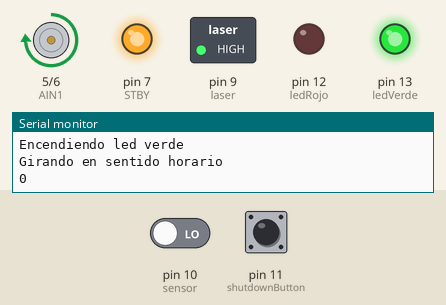
Simulated run of this sketch. Board: Arduino Uno, built with avr-gcc and run on an emulated ATmega328P. Shown: motor-driver pin pairs drawn as motors (green arrow = first pin HIGH = forward, orange = second pin HIGH = backward, longer = more drive, scaled by the enable pin, stopped while the standby pin is LOW), switched loads named in the sketch (green lamp = pin HIGH), output pins drawn as LEDs (lit = HIGH), the last lines printed to the serial monitor. Inputs (shaded band) come from the test bench; at power-on: pin 11 (shutdownButton) HIGH, pin 10 (sensor) LOW.

Above: at 1.2 s.
1.3 s: pin 11 (shutdownButton) pulled LOW for 3.2 s
At 6.2 s:
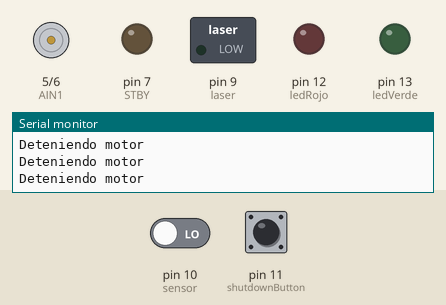
6.5 s: pin 11 (shutdownButton) pulled LOW for 0.15 s
At 8.2 s:
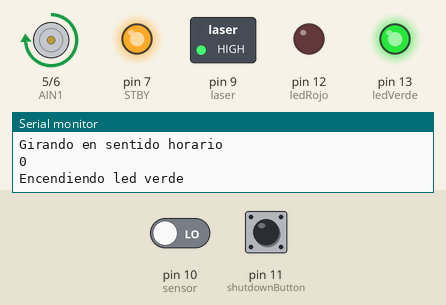
8.5 s: pin 10 (sensor) driven HIGH
At 9.2 s:
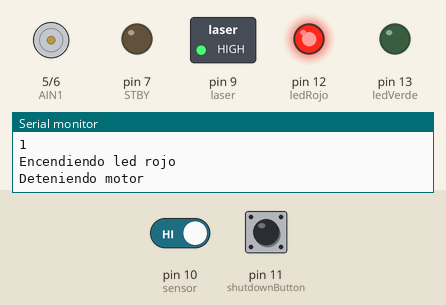
10.0 s: pin 10 (sensor) driven LOW
At 11.2 s:
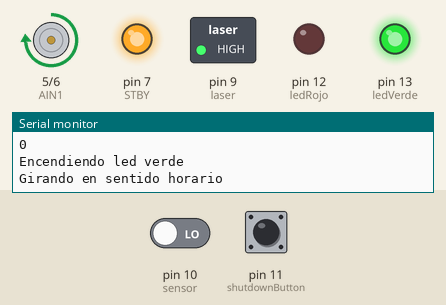
11.5 s: pin 11 (shutdownButton) pulsed LOW 5 times (0.12 s each, 0.3 s apart)
At 14.0 s:
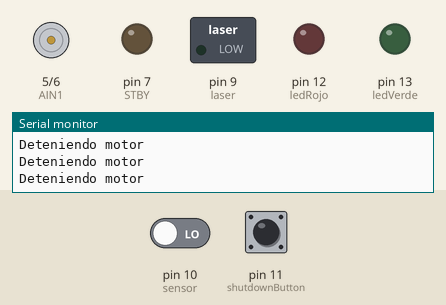
16.0 s: pin 11 (shutdownButton) pulsed LOW 2 times (0.12 s each, 0.3 s apart)
At 17.8 s:
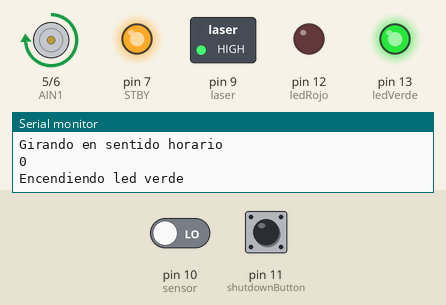
Timing chart, 0 to 19.3 s (numbered marks = the images above; inputs shaded):
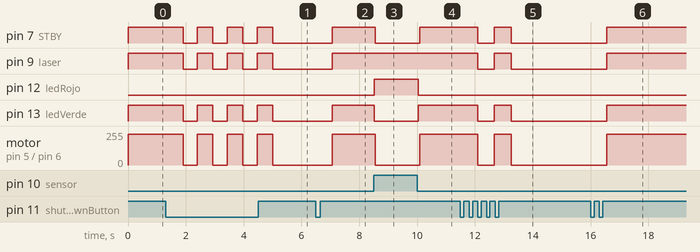

The sketch:

test.ino
```cpp
const int ledRojo = 12;
const int ledVerde = 13;
const int sensor = 10;
const int laser = 9;
const int shutdownButton = 11;
bool active = true;
const int PWM1 = 3;
const int AIN2 = 6;
const int AIN1 = 5;
const int STBY = 7;
const int speed = 230;

void setup() {
  initializePines();
  initialValues();
  detenerMotor();

  Serial.begin(9600);  //initialise serial monitor
  Serial.println("Arduino iniciado");
}

void loop() {
  handleButton();
  if (active == true){
    if (digitalRead(laser) == LOW) {
      digitalWrite(laser, HIGH);
    }
    handleActivationLogic();
  } else {
    stopProgram();
  }
}

void initializePines() {
  pinMode(sensor,INPUT);
  pinMode(ledRojo,OUTPUT);
  pinMode(ledVerde, OUTPUT);
  pinMode(laser, OUTPUT);
  pinMode(shutdownButton, INPUT);
  pinMode(AIN1, OUTPUT);
  pinMode(AIN2, OUTPUT);
  pinMode(PWM1, OUTPUT);
  pinMode(STBY, OUTPUT);
}

void initialValues() {
  digitalWrite(laser, HIGH);
  digitalWrite(ledRojo, LOW);
  digitalWrite(ledVerde, LOW);
}

void handleButton() {
  int buttonState = digitalRead(shutdownButton);
  if (buttonState == LOW) {
    active = !active;
    Serial.println("Cambiando modo del programa a ");
    Serial.println(active ? "Activado" : "Desactivado");
    delay(500);
  }
}

void handleActivationLogic() {
  int temp=digitalRead(sensor);      //assign value of LDR sensor to a temporary variable
  Serial.println(temp);         //send only the value directly

  if(temp==HIGH) {               //HIGH  means,light got blocked
    digitalWrite(ledRojo, HIGH);
    digitalWrite(ledVerde, LOW);
    Serial.println("Encendiendo led rojo");
    detenerMotor();
  } else {
    digitalWrite(ledVerde, HIGH);
    digitalWrite(ledRojo, LOW);
    Serial.println("Encendiendo led verde");       //if light is present,LED off
    girarHorario();
  }
}

void stopProgram() {
  detenerMotor();
  digitalWrite(laser, LOW);
  digitalWrite(ledRojo, LOW);
  digitalWrite(ledVerde, LOW);
}

void girarHorario() {
  Serial.println("Girando en sentido horario");
  digitalWrite(AIN1, HIGH);
  digitalWrite(STBY, HIGH);
  digitalWrite(AIN2, LOW);
  analogWrite(PWM1, speed);
}

void girarAntiHorario() {
  Serial.println("Girando en sentido horario");
  digitalWrite(AIN1, LOW);
  digitalWrite(STBY, HIGH);
  digitalWrite(AIN2, HIGH);
  analogWrite(PWM1, speed);
}

void detenerMotor() {
  Serial.println("Deteniendo motor");
  digitalWrite(AIN1, LOW);
  digitalWrite(STBY, LOW);
  digitalWrite(AIN2, LOW);
  analogWrite(PWM1, 0);
}
```

Measured:
- after the input at 1.3 s, pin 7 (STBY), pin 9 (laser), pin 13 (ledVerde): alternates HIGH for 0.54 s and LOW for 0.50 s, 7 changes in all, then stays LOW, starting after 0.60 s; motor on pin 5 (AIN1) / pin 6 (AIN2): alternates forward 230/255 for 0.54 s and stopped for 0.50 s, 7 changes in all, then stays stopped, starting after 0.60 s
- after the input at 6.5 s, pin 7 (STBY), pin 9 (laser), pin 13 (ledVerde): LOW → HIGH after 0.56 s; motor on pin 5 (AIN1) / pin 6 (AIN2): stopped → forward 230/255 after 0.56 s
- after the input at 8.5 s, pin 7 (STBY): HIGH → LOW after 0.05 s; pin 12 (ledRojo): LOW → HIGH at once; pin 13 (ledVerde): HIGH → LOW at once; motor on pin 5 (AIN1) / pin 6 (AIN2): forward 230/255 → stopped after 0.05 s
- after the input at 10.0 s, pin 7 (STBY): LOW → HIGH after 0.08 s; pin 12 (ledRojo): HIGH → LOW at once; pin 13 (ledVerde): LOW → HIGH at once; motor on pin 5 (AIN1) / pin 6 (AIN2): stopped → forward 230/255 after 0.08 s
- after the input at 11.5 s, pin 7 (STBY), pin 9 (laser), pin 13 (ledVerde): HIGH → LOW after 0.59 s, → HIGH 0.57 s later, → LOW 0.59 s later; motor on pin 5 (AIN1) / pin 6 (AIN2): forward 230/255 → stopped after 0.59 s, → forward 230/255 0.57 s later, → stopped 0.59 s later
- after the input at 16.0 s, pin 7 (STBY), pin 9 (laser), pin 13 (ledVerde): LOW → HIGH after 0.56 s; motor on pin 5 (AIN1) / pin 6 (AIN2): stopped → forward 230/255 after 0.56 s
